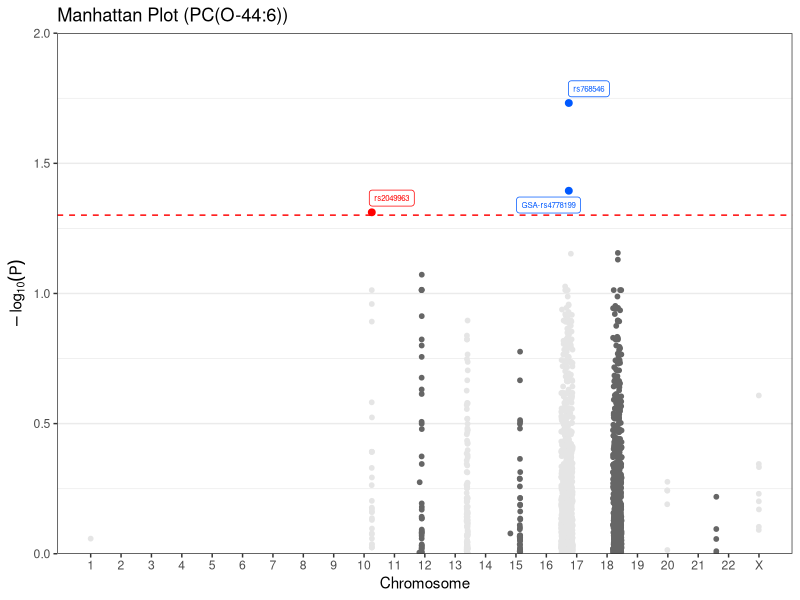
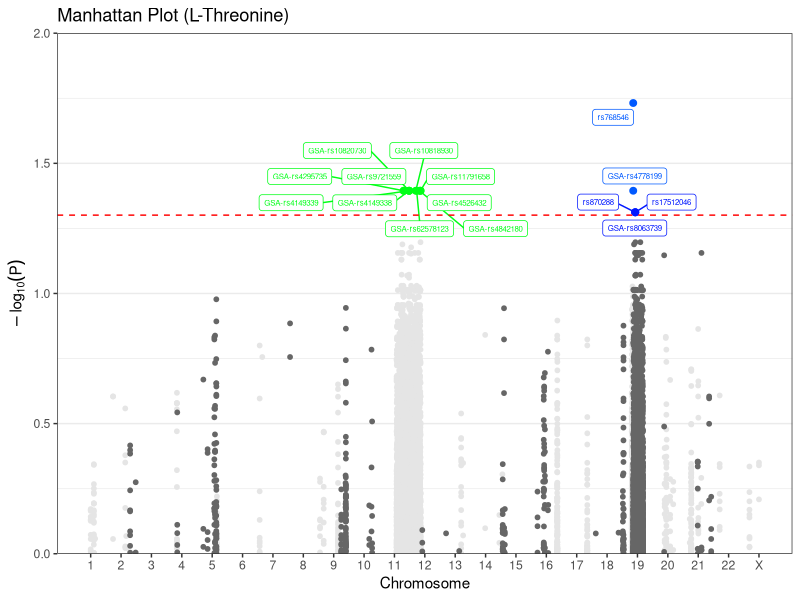

Recreate these plots in R, in order.
library(ggplot2)
library(dplyr)
library(ggrepel)

snps<-read.csv("../output/slected_snps.csv",row.names = 1)
pvalue<-read.csv("../output/adjp_val_multinomial_momage.csv",row.names = 1)

snps$chr <- ifelse(snps$pos >= 186798081 & snps$pos <= 186958113, 1,
                   ifelse(snps$pos >= 71069743  & snps$pos <= 140999928, 9,
                          ifelse(snps$pos >= 23285775  & snps$pos <= 30386399, 15,
                                 ifelse(snps$pos >= 102839    & snps$pos <= 28327676, 16, NA))))

new_names <- substr(rownames(pvalue), 1, nchar(rownames(pvalue)) - 2)
new_names <- gsub("\\.", "-", new_names)
rownames(pvalue) <- new_names

snps$p <- pvalue$White[match(snps$snp, rownames(pvalue))]
names(snps)[names(snps) == "pos"] <- "bp"
names(snps)[names(snps) == "chr"] <- "CHR"
names(snps)[names(snps) == "bp"]  <- "BP"
names(snps)[names(snps) == "snp"] <- "SNP"
names(snps)[names(snps) == "p"]   <- "P"





allsnps<-read.csv("../output/all_snps_adjp_val_multinomial_momage.csv",row.names = 1)

# For PC: BP between 186798081 and 186958113 OR BP between 23285775 and 30386399
PC <- subset(allsnps, (BP >= 186798081 & BP <= 186958113) | 
               (BP >= 23285775  & BP <= 30386399))

# For LT: BP between 71069743 and 140999928 OR BP between 102839 and 28327676
LT <- subset(allsnps, (BP >= 71069743  & BP <= 140999928) | 
               (BP >= 102839    & BP <= 28327676))



# --- PREPARE THE DATA (using PC) ---
PC$CHR <- as.numeric(ifelse(PC$CHR == "X", "23", PC$CHR))
PC <- na.omit(PC)
don <- PC %>%
  group_by(CHR) %>%
  summarise(chr_len = max(BP)) %>%
  arrange(CHR) %>%
  mutate(tot = cumsum(chr_len) - chr_len) %>%
  select(CHR, tot) %>%
  left_join(PC, by = "CHR") %>%
  arrange(CHR, BP) %>%
  mutate(
    BPcum = BP + tot,
    logp = -log10(P)
  ) %>%
  ungroup()


threshold <- -log10(0.05)  
non_sig_odd  <- don %>% filter(logp < threshold & CHR %% 2 == 1)
non_sig_even <- don %>% filter(logp < threshold & CHR %% 2 == 0)

sig_points <- don %>% filter(logp >= threshold)

chr_colors <- setNames(rainbow(23), as.character(1:23))
x_breaks <- seq(min(don$BPcum), max(don$BPcum), length.out = 23)
x_labels <- c(as.character(1:22), "X")

# --- CREATE THE PLOT ---
p <- ggplot() +
  geom_point(data = non_sig_odd, aes(x = BPcum, y = logp),
             color = "grey90", size = 1.3) +
  geom_point(data = non_sig_even, aes(x = BPcum, y = logp),
             color = "grey40", size = 1.3) +
  geom_point(data = sig_points, aes(x = BPcum, y = logp, color = factor(CHR)),
             size = 2) +
  geom_label_repel(data = sig_points,
                   aes(x = BPcum, y = logp, label = SNP, color = factor(CHR)),max.overlaps = 10,
                   size = 2, show.legend = FALSE) +
  geom_hline(yintercept = threshold, linetype = "dashed", color = "red") +
  scale_x_continuous(breaks = x_breaks, labels = x_labels) +
  scale_color_manual(values = chr_colors) +
  scale_y_continuous(limits = c(0, 2), expand = c(0, 0)) +
  labs(x = "Chromosome", y = expression(-log[10](P)),
       title = "Manhattan Plot (PC(O-44:6))") +
  theme_bw() +
  theme(
    legend.position = "none",
    panel.grid.major.x = element_blank(),
    panel.grid.minor.x = element_blank()
  )


ggsave(filename = "../Figures/Fig6C_ManhattanPC.png",plot = p, width = 12, height = 8, dpi = 300)






# --- PREPARE THE DATA (using LT) ---
LT$CHR <- as.numeric(ifelse(LT$CHR == "X", "23", LT$CHR))
LT <- na.omit(LT)

don <- LT %>%
  group_by(CHR) %>%
  summarise(chr_len = max(BP)) %>%
  arrange(CHR) %>%
  mutate(tot = cumsum(chr_len) - chr_len) %>%
  select(CHR, tot) %>%
  left_join(LT, by = "CHR") %>%
  arrange(CHR, BP) %>%
  mutate(
    BPcum = BP + tot,
    logp = -log10(P)
  ) %>%
  ungroup()

threshold <- -log10(0.05)

non_sig_odd  <- don %>% filter(logp < threshold & CHR %% 2 == 1)
non_sig_even <- don %>% filter(logp < threshold & CHR %% 2 == 0)
sig_points   <- don %>% filter(logp >= threshold)

chr_colors <- setNames(rainbow(23), as.character(1:23))

x_breaks <- seq(min(don$BPcum), max(don$BPcum), length.out = 23)
x_labels <- c(as.character(1:22), "X")

q <- ggplot() +
  geom_point(data = non_sig_odd, aes(x = BPcum, y = logp),
             color = "grey90", size = 1.3) +
  geom_point(data = non_sig_even, aes(x = BPcum, y = logp),
             color = "grey40", size = 1.3) +
  geom_point(data = sig_points, aes(x = BPcum, y = logp, color = factor(CHR)),
             size = 2) +
  geom_label_repel(data = sig_points,
                   aes(x = BPcum, y = logp, label = SNP, color = factor(CHR)),max.overlaps = 50,
                   size = 2, show.legend = FALSE) +
  geom_hline(yintercept = threshold, linetype = "dashed", color = "red") +
  scale_x_continuous(breaks = x_breaks, labels = x_labels) +
  scale_color_manual(values = chr_colors) +
  scale_y_continuous(limits = c(0, 2), expand = c(0, 0)) +
  labs(x = "Chromosome", y = expression(-log[10](P)),
       title = "Manhattan Plot (L-Threonine)") +
  theme_bw() +
  theme(
    legend.position = "none",
    panel.grid.major.x = element_blank(),
    panel.grid.minor.x = element_blank()
  )


ggsave(filename = "../Figures/Fig6D_ManhattanLT.png",
       plot = q, width = 12, height = 8, dpi = 300)
